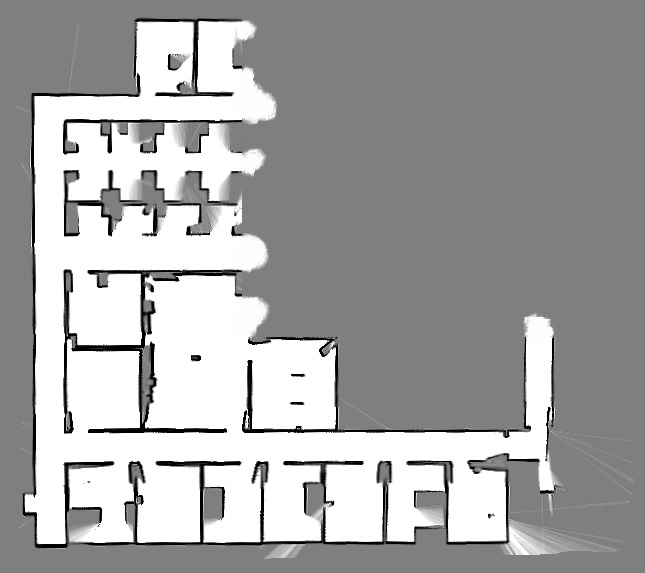
#> input picture Map_Merging/Product/Pair_Map_Stitcher/Images/Andrew_Howard_SDR_site_crop_1.jpg, 645 x 573 px
$ python -i pair_map_merger_plugin.py   (imports and definitions only)
#> lines starting #> are read from the running program, lines starting #| are printed output that depends on the picture; after the words box and inside, x2 and y2 are one past the last pixel; in counts of white or black regions, pixels touching at a corner belong together
#> further down, picture is the input picture: shape (573, 645, 3); min 0, max 255, mean 164.4
import os
import sys
from unittest import result

import cv2 as cv
import numpy as np
import imutils

import time

# sys.path.append('/home/rllyryan/Documents/GitHub/FYP_AY21-22_Ryan/Map_Merging')
# print(sys.path)

CURDIR = os.path.dirname(__file__)
sys.path.append(os.path.abspath(os.path.join(CURDIR, '..', '..')))

from Utilities import GeodescFeatures2D
from Utilities import ContextDescFeatures2D

class Pair_Stitcher:

    # Flag to remove the need to re-initialise neural network models that takes some time
    detectAndCompute_first_pass_completed = False

    # Object holder to save the loading of weights of the neural network models after initialisation
    object_holder = None

    error_holder = None

    image_array = None

    def __init__(self, selection_num = None, list_of_images = None, list_of_image_names = None):
        self.isv3 = imutils.is_cv3(or_better = True)
        self.algorithm_num = selection_num
        self.image_array = list_of_images

    def crop(self, img, padding = 0):

#> called with padding = 0
        if len(img.shape) == 3:
            gray = cv.cvtColor(img, cv.COLOR_BGR2GRAY)
        else:
            gray = img

        boundary_pixel = gray[0][0]
#> boundary_pixel = 127
        _, binary = cv.threshold(gray, boundary_pixel, 255, cv.THRESH_BINARY)
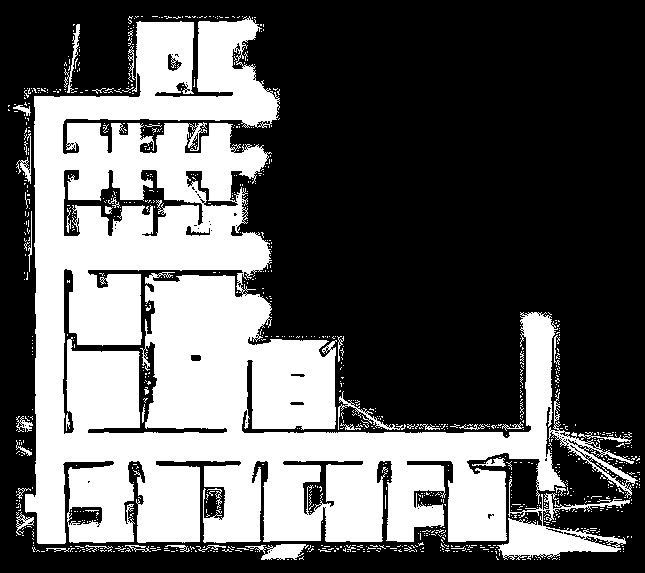
#> binary: shape (573, 645); 37.5% white; 956 white regions (917 under 20 px)
        contours = cv.findContours(binary, cv.RETR_EXTERNAL, cv.CHAIN_APPROX_SIMPLE)[-2]
#> contours = 848 contours, 827 with area under 20; largest, box (x1, y1, x2, y2) and area: (25, 16, 566, 544) 134223, (497, 479, 630, 560) 2986, (548, 392, 638, 498) 1234, (245, 544, 309, 560) 467, (338, 391, 406, 430) 168
        contours = sorted(contours, key = cv.contourArea)[-1]
#> contours = contour of 2532 points, box (x1, y1, x2, y2) (25, 16, 566, 544), area 134223
        x,y,w,h = cv.boundingRect(contours)
#> x = 25; y = 16; w = 541; h = 528
        cropped_img = img[y-padding:y+h+padding, x-padding:x+w+padding]
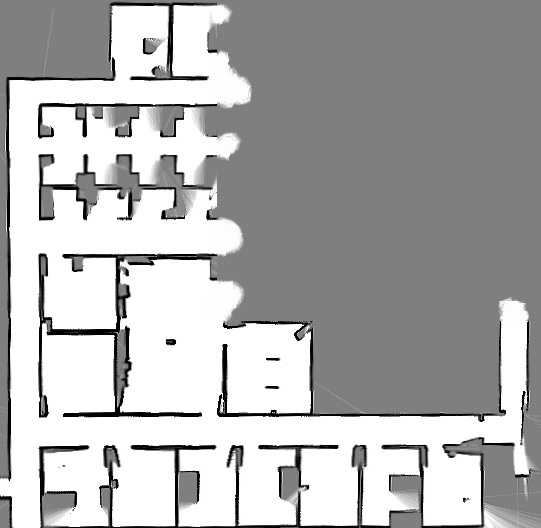
#> cropped_img: shape (528, 541, 3); min 0, max 255, mean 175.3

        return cropped_img

    # [401 lines left out: functions remove_background, centralise_and_pad, rotate_image, topple_image, dual_chance_merge, stitch and 3 more, not called in this run]

>>> import cv2
>>> picture = cv2.imread('Images/Andrew_Howard_SDR_site_crop_1.jpg')
>>> result = Pair_Stitcher().crop(picture)

$ run again, on Map_Merging/Product/Pair_Map_Stitcher/Images/Andrew_Howard_SDR_site_crop_2.jpg
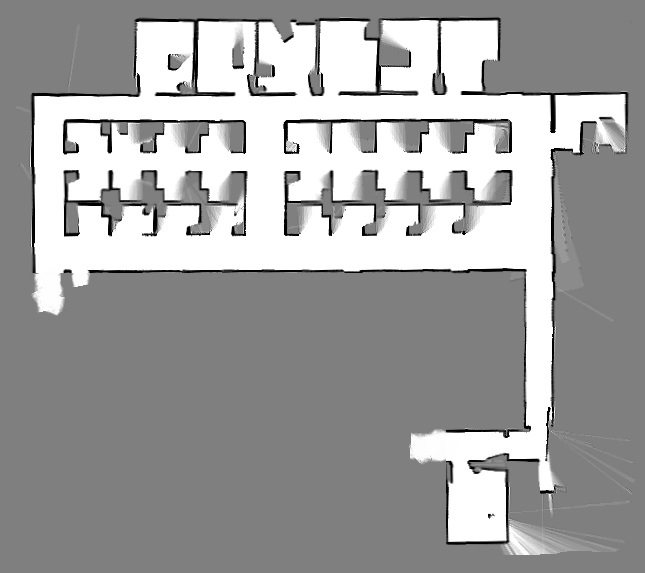
#> input picture Map_Merging/Product/Pair_Map_Stitcher/Images/Andrew_Howard_SDR_site_crop_2.jpg, 645 x 573 px
#> picture is the input picture: shape (573, 645, 3); min 0, max 255, mean 160.6
#> boundary_pixel = 127
#> in crop, `_, binary = cv.threshold(gray, boundary_pixel, 255, cv.THRESH_BINARY)`:
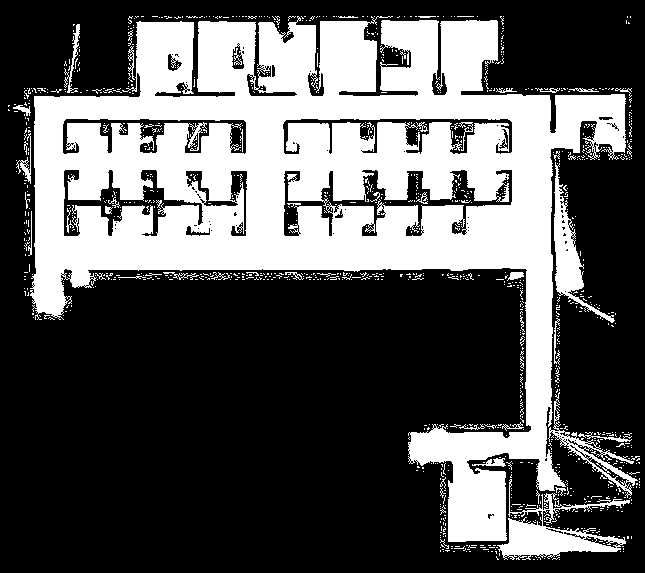
#> binary: shape (573, 645); 35% white; 1070 white regions (1024 under 20 px)
#> in crop, `contours = cv.findContours(binary, cv.RETR_EXTERNAL, cv.CHAIN_APPROX_S..`: contours = 883 contours, 866 with area under 20; largest, box (x1, y1, x2, y2) and area: (30, 16, 626, 542) 128475, (497, 479, 630, 560) 2992, (554, 162, 615, 323) 2032, (548, 392, 638, 498) 1242, (64, 24, 80, 93) 146
#> in crop, `contours = sorted(contours, key = cv.contourArea)[-1]`: contours = contour of 1738 points, box (x1, y1, x2, y2) (30, 16, 626, 542), area 128475
#> x = 30; y = 16; w = 596; h = 526
#> in crop, `cropped_img = img[y-padding:y+h+padding, x-padding:x+w+padding]`:
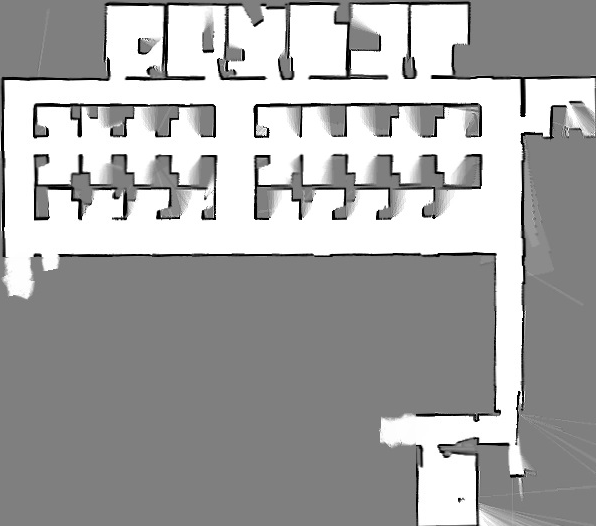
#> cropped_img: shape (526, 596, 3); min 0, max 255, mean 166.5

$ run again, on Map_Merging/Product/Pair_Map_Stitcher/Images/ap_hill_crop_1.jpg
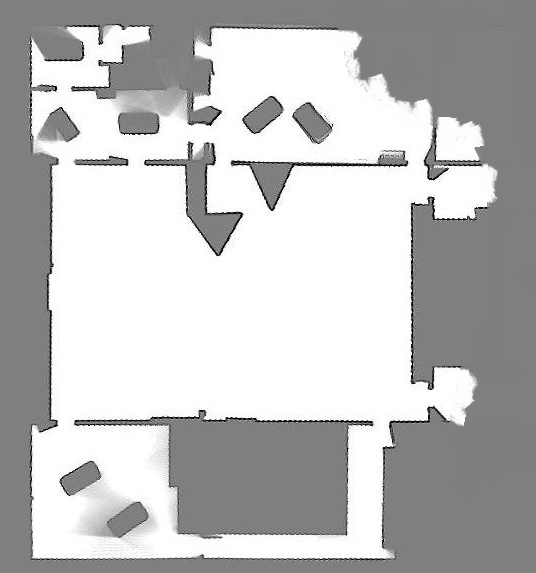
#> input picture Map_Merging/Product/Pair_Map_Stitcher/Images/ap_hill_crop_1.jpg, 536 x 573 px
#> picture is the input picture: shape (573, 536, 3); min 0, max 255, mean 189.5
#> boundary_pixel = 127
#> in crop, `_, binary = cv.threshold(gray, boundary_pixel, 255, cv.THRESH_BINARY)`:
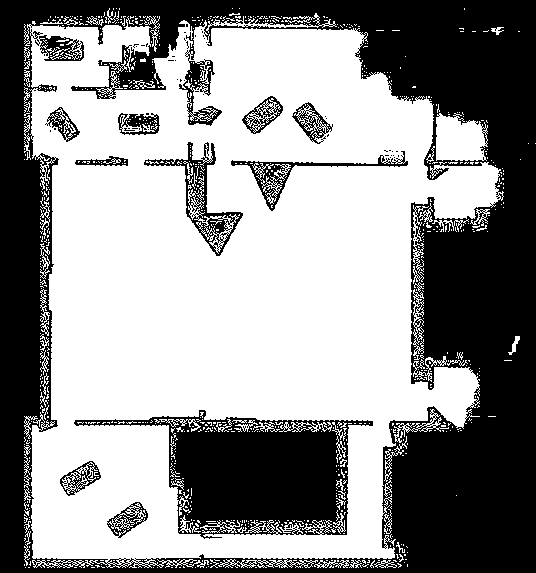
#> binary: shape (573, 536); 57.7% white; 66 black regions (54 under 20 px)
#> in crop, `contours = cv.findContours(binary, cv.RETR_EXTERNAL, cv.CHAIN_APPROX_S..`: contours = 510 contours, 476 with area under 20; largest, box (x1, y1, x2, y2) and area: (24, 16, 504, 568) 194092, (436, 113, 488, 161) 1908, (206, 13, 337, 33) 294, (413, 289, 424, 360) 293, (413, 205, 429, 284) 234
#> in crop, `contours = sorted(contours, key = cv.contourArea)[-1]`: contours = contour of 2869 points, box (x1, y1, x2, y2) (24, 16, 504, 568), area 194092
#> x = 24; y = 16; w = 480; h = 552
#> in crop, `cropped_img = img[y-padding:y+h+padding, x-padding:x+w+padding]`:
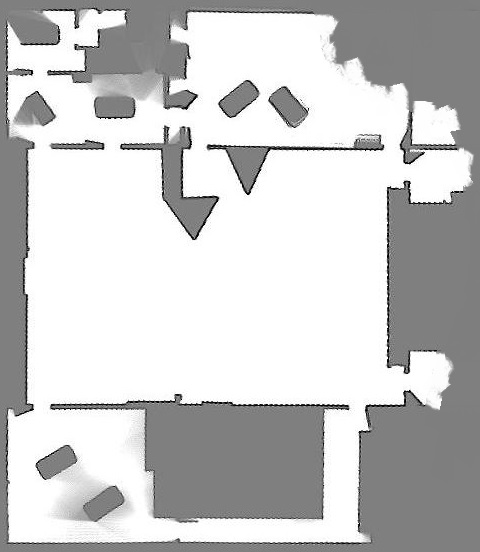
#> cropped_img: shape (552, 480, 3); min 0, max 255, mean 199.5

$ run again, on Map_Merging/Product/Pair_Map_Stitcher/Images/ap_hill_crop_2.jpg
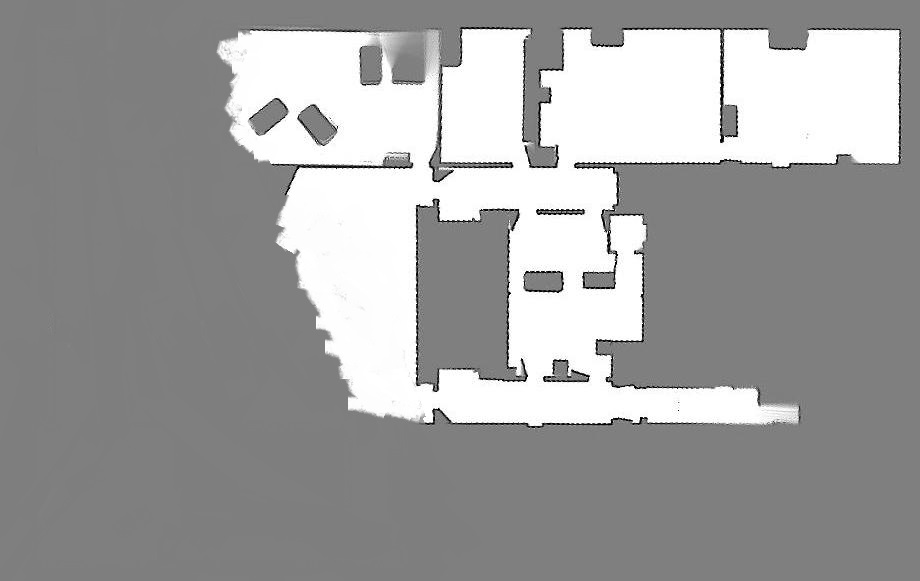
#> input picture Map_Merging/Product/Pair_Map_Stitcher/Images/ap_hill_crop_2.jpg, 920 x 581 px
#> picture is the input picture: shape (581, 920, 3); min 0, max 255, mean 159.4
#> boundary_pixel = 127
#> in crop, `_, binary = cv.threshold(gray, boundary_pixel, 255, cv.THRESH_BINARY)`:
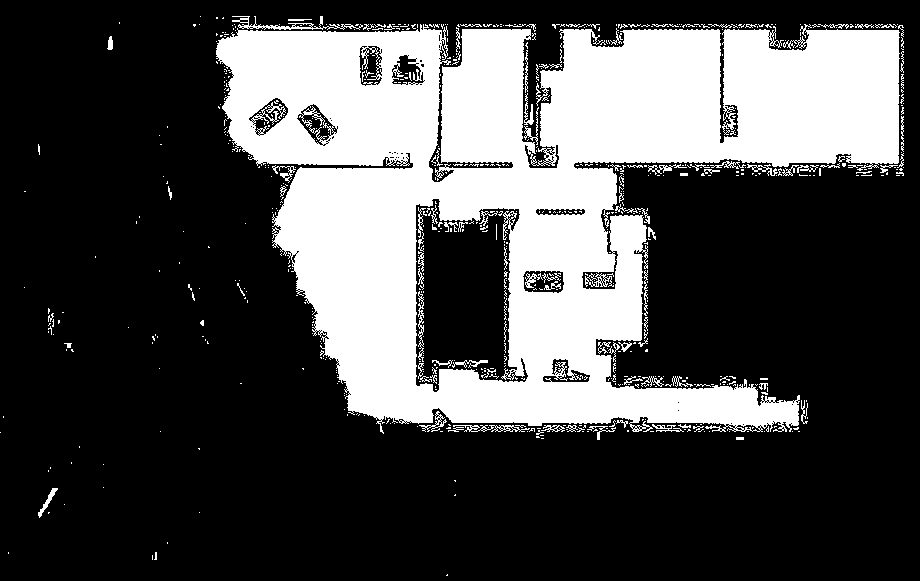
#> binary: shape (581, 920); 29.7% white; 683 white regions (580 under 20 px)
#> in crop, `contours = cv.findContours(binary, cv.RETR_EXTERNAL, cv.CHAIN_APPROX_S..`: contours = 550 contours, 517 with area under 20; largest, box (x1, y1, x2, y2) and area: (216, 24, 900, 434) 167762, (232, 16, 363, 30) 308, (453, 425, 530, 432) 158, (38, 488, 58, 518) 103, (419, 411, 447, 432) 98
#> in crop, `contours = sorted(contours, key = cv.contourArea)[-1]`: contours = contour of 3478 points, box (x1, y1, x2, y2) (216, 24, 900, 434), area 167762
#> x = 216; y = 24; w = 684; h = 410
#> in crop, `cropped_img = img[y-padding:y+h+padding, x-padding:x+w+padding]`:
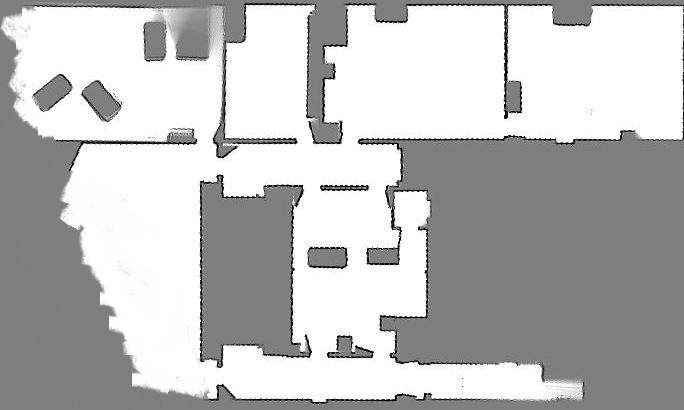
#> cropped_img: shape (410, 684, 3); min 0, max 255, mean 189.1
